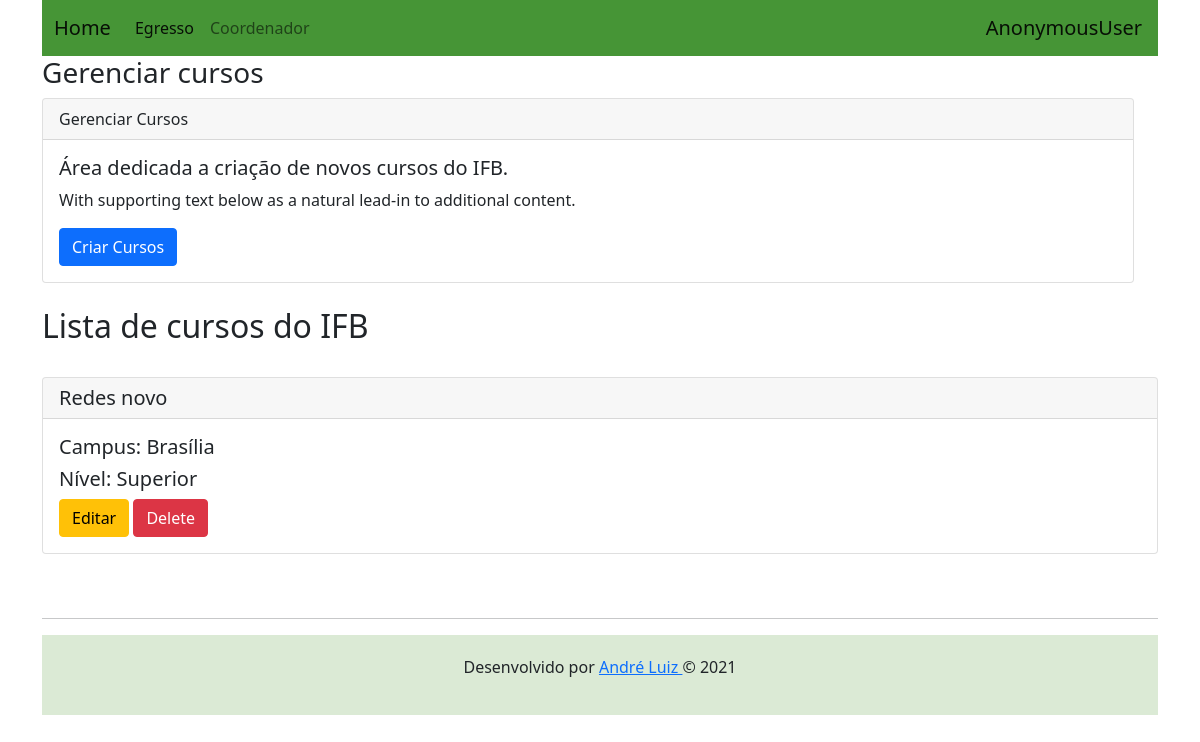
Screenshot of /gerenciarcurso/ with the database file from the repository.
### perfis/models.py (models this page shows, shortened)
class Curso(models.Model):
    NIVEL_CHOICES = (
        ('Superior', 'Superior (Bacharelado / Licenciatura)'),
        ('Superior', 'Superior (Tecnologia)'),
        ('Tecnico', 'Técnico (Integrado)'),
        ('Tecnico', 'Técnico(Subsequente)'),
    )
    nome = models.CharField(max_length=255, null=False)
    nivel = models.CharField(max_length=255, choices=NIVEL_CHOICES, null=False)
    campus = models.CharField(max_length=255, null=False)

### usuarios/views.py (the view)
# urls.py: path('gerenciarcurso/', GerenciarCursosView.as_view(), name='gerenciarcurso'),
class GerenciarCursosView(ListView):
    models = Curso
    template_name = 'gerenciar_cursos.html'
    queryset = Curso.objects.all()
    context_object_name = 'listarcursos'

### usuarios/templates/gerenciar_cursos.html
{% extends "base.html" %}
{% block body %}
<H3>Gerenciar cursos</H3>
<div class="row">
    <div class="col-lg-12">
        <div class="card">
            <div class="card-header">
                Gerenciar Cursos
            </div>
            <div class="card-body">
              <h5 class="card-title">Área dedicada a criação de novos cursos do IFB.</h5>
              <p class="card-text">With supporting text below as a natural lead-in to additional content.</p>
              <a href="/criarcurso" class="btn btn-primary">Criar Cursos</a>
            </div>
        </div>
        <br>
    </div>
</div>
<div class="col-lg-12">
    <h2>Lista de cursos do IFB</h2>
    <br>
    {% for listarcurso in listarcursos %}
    <div class="card">
        <h5 class="card-header">{{listarcurso.nome}}</h5>
        <div class="card-body">
          <h5 class="card-title">Campus: {{listarcurso.campus}}</h5>
          <h5 class="card-title">Nível: {{listarcurso.nivel}}</h5>
            <a class="btn btn-warning" href="{% url 'upd_curso' listarcurso.pk%}">Editar</a>
            <a class="btn btn-danger" href="{% url 'del_curso' listarcurso.pk%}">Delete</a>
        </div>
    </div>
    <br>
    {% endfor %}
</div>
{% endblock %}

### rows the page displays
Curso: nome "Redes novo", campus "Brasília", nivel "Superior"

### other values shown
{{ request.user }} "AnonymousUser"
